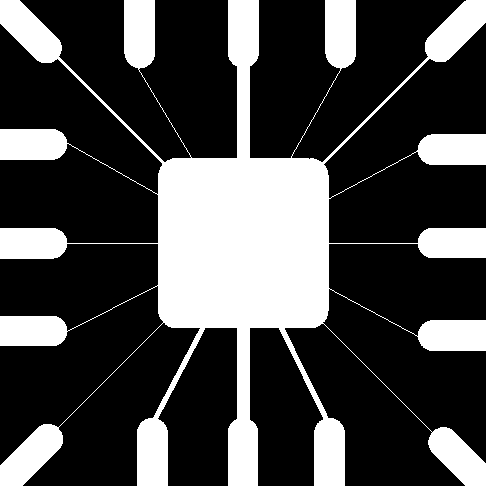
#> input picture DIP3E_Original_Images_CH09/Fig0905(a)(wirebond-mask).tif, 486 x 486 px
$ python ex6.7.2.py
#> lines starting #> are read from the running program, lines starting #| are printed output that depends on the picture; after the words box and inside, x2 and y2 are one past the last pixel; in counts of white or black regions, pixels touching at a corner belong together
import cv2
from matplotlib import pyplot as plt

B1 = cv2.getStructuringElement(cv2.MORPH_RECT, (5, 5))
B2 = cv2.getStructuringElement(cv2.MORPH_CROSS, (5, 5))
B3 = cv2.getStructuringElement(cv2.MORPH_ELLIPSE, (5, 5))

print('B1 (MORPH_RECT) = \n', B1)
print('B2 (MORPH_CROSS) = \n', B2)
print('B3 (MORPH_ELLIPSE) = \n', B3)


img = cv2.imread(
    './DIP3E_Original_Images_CH09/Fig0905(a)(wirebond-mask).tif', 0)
#> img: shape (486, 486); 28.1% white; 1 white region, box (x1, y1, x2, y2) and area: (0, 0, 486, 486) 66259
dst_open = cv2.morphologyEx(img, cv2.MORPH_OPEN, B1, iterations=1)
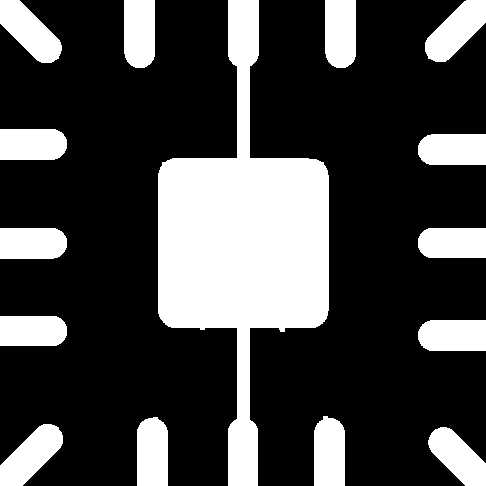
#> dst_open: shape (486, 486); 26.9% white; 15 white regions, largest, box (x1, y1, x2, y2) and area: (158, 0, 329, 486) 35112, (0, 424, 63, 486) 2174, (0, 0, 62, 63) 2170
dst_close = cv2.morphologyEx(img, cv2.MORPH_CLOSE, B2, iterations=1)
#> dst_close: shape (486, 486); 28.1% white; 1 white region, box (x1, y1, x2, y2) and area: (0, 0, 486, 486) 66421

# เพิ่มการดำเนินการทำ Dilation, Erosion, Open & Close โดยใช้ SE เหมือน B2,ฺB3 ให้ครบทุกตัว

dst_dilation_B2 = cv2.morphologyEx(img, cv2.MORPH_DILATE, B2, iterations=1)
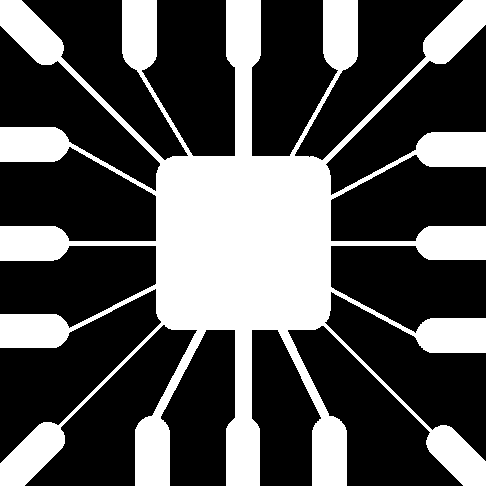
#> dst_dilation_B2: shape (486, 486); 32.9% white; 1 white region, box (x1, y1, x2, y2) and area: (0, 0, 486, 486) 77695
dst_dilation_B3 = cv2.morphologyEx(img, cv2.MORPH_DILATE, B3, iterations=1)
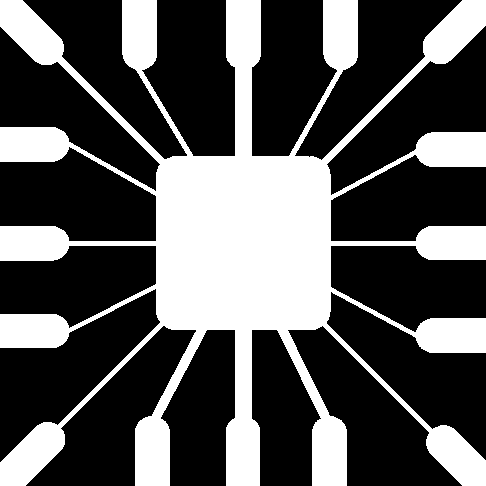
#> dst_dilation_B3: shape (486, 486); 33.6% white; 1 white region, box (x1, y1, x2, y2) and area: (0, 0, 486, 486) 79470

dst_eros_B2 = cv2.morphologyEx(img, cv2.MORPH_ERODE, B2, iterations=1)
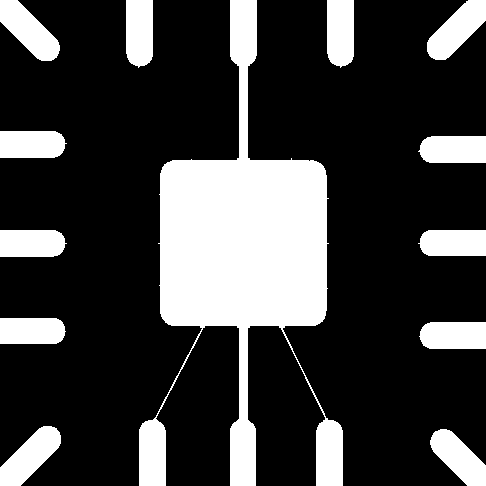
#> dst_eros_B2: shape (486, 486); 24.3% white; 13 white regions, largest, box (x1, y1, x2, y2) and area: (139, 0, 343, 486) 36395, (0, 426, 61, 486) 1942, (0, 0, 60, 61) 1938
dst_eros_B3 = cv2.morphologyEx(img, cv2.MORPH_ERODE, B3, iterations=1)
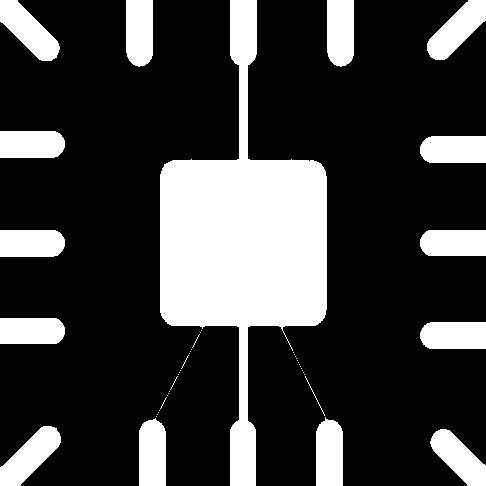
#> dst_eros_B3: shape (486, 486); 24% white; 47 white regions (31 under 20 px), largest, box (x1, y1, x2, y2) and area: (160, 0, 327, 486) 32571, (0, 426, 61, 486) 1860, (0, 0, 60, 61) 1856

dst_open_B2 = cv2.morphologyEx(img, cv2.MORPH_OPEN, B2, iterations=1)
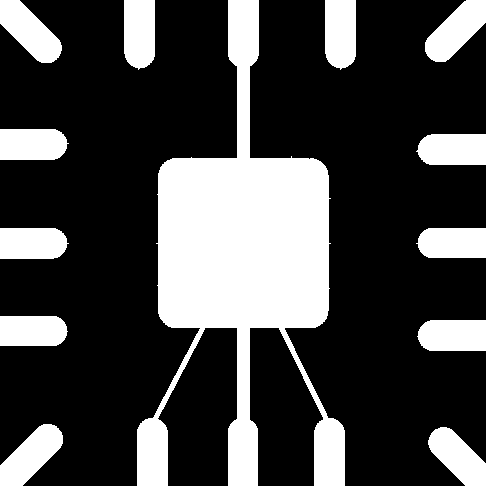
#> dst_open_B2: shape (486, 486); 27.3% white; 13 white regions, largest, box (x1, y1, x2, y2) and area: (137, 0, 345, 486) 40152, (0, 424, 63, 486) 2172, (0, 0, 62, 63) 2168
dst_open_B3 = cv2.morphologyEx(img, cv2.MORPH_OPEN, B3, iterations=1)
#> dst_open_B3: shape (486, 486); 27.3% white; 13 white regions, largest, box (x1, y1, x2, y2) and area: (137, 0, 345, 486) 40148, (0, 424, 63, 486) 2174, (0, 0, 62, 63) 2170

dst_close_B2 = cv2.morphologyEx(img, cv2.MORPH_CLOSE, B2, iterations=1)
dst_close_B3 = cv2.morphologyEx(img, cv2.MORPH_CLOSE, B3, iterations=1)
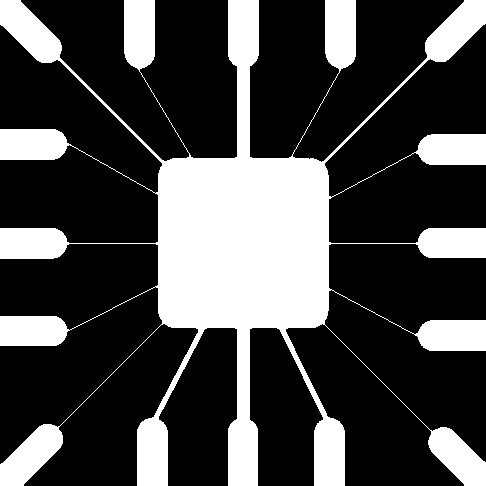
#> dst_close_B3: shape (486, 486); 28.1% white; 1 white region, box (x1, y1, x2, y2) and area: (0, 0, 486, 486) 66393

titles = ['Original Ex', 'Opening Ex', 'Closing Ex',
          'Dilation B2', 'Dilation B3', 'Erosion B2',
          'Erosion B3', 'Opening B2', 'Opening B3',
          'Close B2', 'close B3']
images = [img, dst_open, dst_close,
          dst_dilation_B2, dst_dilation_B3, dst_eros_B2,
          dst_eros_B3, dst_open_B2, dst_open_B3,
          dst_close_B2, dst_close_B3]
for i in range(len(images)):
    plt.subplot(4, 3, i+1)
    plt.imshow(images[i], 'gray')
    plt.title(titles[i])
    plt.xticks([]), plt.yticks([])
#> this loop made 11 passes

plt.show()
